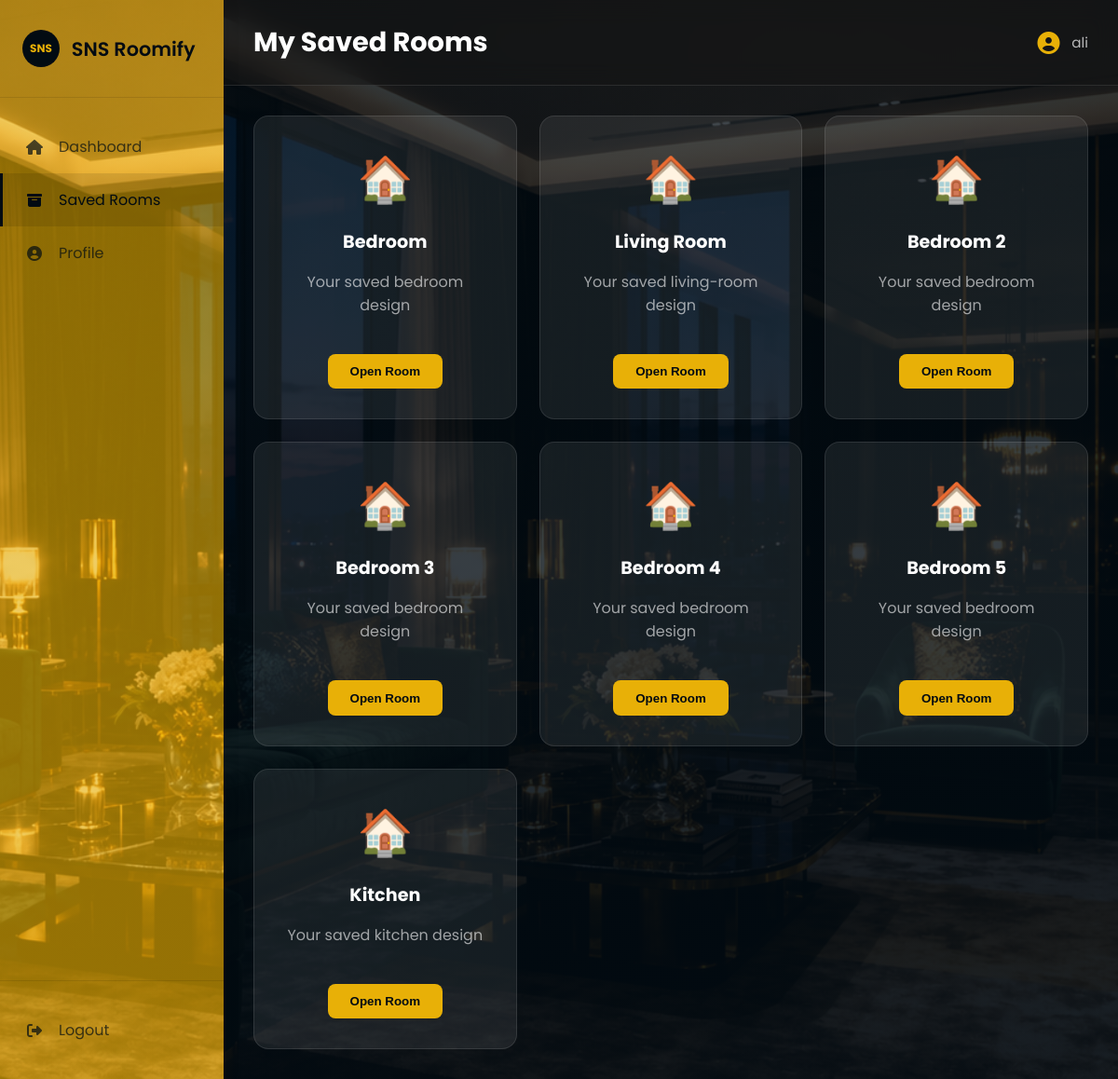
Screenshot of /saved-rooms (signed in) with the database file from the repository.
### app.py (models this page shows)
class Room(db.Model):
    id = db.Column(db.Integer, primary_key=True)
    room_name = db.Column(db.String(100), nullable=False)
    room_title = db.Column(db.String(100), nullable=False)
    room_data = db.Column(db.Text, nullable=True)
    user_id = db.Column(db.Integer, db.ForeignKey("user.id"), nullable=False)

### app.py (the view)
@app.route("/saved-rooms")
def saved_rooms():
    if "user_id" not in session:
        return redirect("/signin")
    rooms = Room.query.filter_by(
        user_id=session["user_id"]
    ).all()
    return render_template(
        "saved_rooms.html",
        rooms=rooms
    )

### templates/saved_rooms.html (shortened to what this page needs)
<!DOCTYPE html>
<html lang="en">
<head>
    <link rel="stylesheet" href="https://cdnjs.cloudflare.com/ajax/libs/font-awesome/6.4.0/css/all.min.css">
    <link rel="stylesheet" href="{{ url_for('static', filename='css/user-dashboard.css') }}">
</head>
<body>
<div class="admin-container">
    <aside class="sidebar">
        <div class="sidebar-header">
            <div class="logo">
                <div class="logo-icon">SNS</div>
                <span>SNS Roomify</span>
            </div>
        </div>
        <nav class="sidebar-nav">
            <a href="/user-dashboard" class="nav-item">
                <i class="fas fa-home"></i>
                <span>Dashboard</span>
            </a>
            <a href="/saved-rooms" class="nav-item active">
                <i class="fas fa-archive"></i>
                <span>Saved Rooms</span>
            </a>
            <a href="/user-dashboard" class="nav-item">
                <i class="fas fa-user-circle"></i>
                <span>Profile</span>
            </a>
        </nav>
        <div class="sidebar-footer">
            <a href="/logout" class="nav-item logout">
                <i class="fas fa-sign-out-alt"></i>
                <span>Logout</span>
            </a>
        </div>
    </aside>
    <main class="main-content">
        <div class="top-bar">
            <h1>My Saved Rooms</h1>
            <div class="user-menu">
                <i class="fas fa-user-circle"></i>
                <span>{{ session.get('username', 'User') }}</span>
            </div>
        </div>
        <div class="page-content">
            {% if rooms %}
            <div class="room-grid">
                {% for room in rooms %}
                <div class="room-card">
                    <span style="font-size: 3rem;">🏠</span>
                    <h3>{{ room.room_title }}</h3>
                    <p style="color: rgba(255, 255, 255, 0.6); margin-bottom: 1.5rem;">Your saved {{ room.room_name }} design</p>
                    <button onclick="window.location.href='/edit-room/{{ room.id }}'">Open Room</button>
                </div>
                {% endfor %}
            </div>
            {% endif %}
        </div>
    </main>
</div>
</body>
</html>

### static/css/user-dashboard.css (style rules this page uses)
* { margin: 0; padding: 0; box-sizing: border-box; }
body { font-family: "Poppins", sans-serif; color: white; background-image: linear-gradient(rgba(2, 11, 18, 0.8), rgba(2, 11, 18, 0.9)), url("/static/images/background-main1.jpg"); background-size: cover; background-position: center; background-attachment: fixed; }
.admin-container { display: flex; height: 100vh; }
.sidebar { width: 240px; background: linear-gradient(rgba(232, 176, 7, 0.6), rgba(232, 176, 7, 0.65)), url("/static/images/background-main1.jpg"); background-size: cover; background-position: center; color: #020b12; display: flex; flex-direction: column; box-shadow: 2px 0 15px rgba(0, 0, 0, 0.1); position: fixed; height: 100vh; overflow-y: auto; z-index: 100; }
.sidebar-header { padding: 2rem 1.5rem; border-bottom: 1px solid rgba(0, 0, 0, 0.1); }
.logo { display: flex; align-items: center; gap: 0.8rem; font-size: 1.3rem; font-weight: 600; }
.logo-icon { width: 2.5rem; height: 2.5rem; border-radius: 50%; background-color: #020b12; color: #e8b007; display: flex; justify-content: center; align-items: center; font-size: 0.75rem; font-weight: bold; }
.sidebar-nav { flex: 1; padding: 1.5rem 0; }
.nav-item { display: flex; align-items: center; gap: 1rem; padding: 1rem 1.5rem; color: rgba(2, 11, 18, 0.7); text-decoration: none; transition: all 0.3s ease; cursor: pointer; border-left: 3px solid transparent; }
.nav-item.active { background: rgba(0, 0, 0, 0.1); color: #020b12; border-left-color: #020b12; }
.nav-item i { width: 20px; text-align: center; }
.sidebar-footer { padding: 1.5rem 0; border-top: 1px solid rgba(0, 0, 0, 0.1); }
.nav-item.logout { margin: 0; color: rgba(2, 11, 18, 0.7); }
.main-content { flex: 1; margin-left: 240px; display: flex; flex-direction: column; background: transparent; overflow-y: auto; }
.top-bar { background: rgba(20, 20, 20, 0.45); padding: 1.5rem 2rem; display: flex; justify-content: space-between; align-items: center; border-bottom: 1px solid rgba(255, 255, 255, 0.1); backdrop-filter: blur(12px); position: sticky; top: 0; z-index: 90; }
.top-bar h1 { font-size: 1.8rem; color: white; }
.user-menu { display: flex; align-items: center; gap: 0.8rem; color: rgba(255, 255, 255, 0.7); font-size: 0.95rem; }
.user-menu i { font-size: 1.5rem; color: #e8b007; }
.page-content { padding: 2rem; flex: 1; }
.room-grid { display: grid; grid-template-columns: repeat(3, 1fr); gap: 1.5rem; }
.room-card { background: rgba(255, 255, 255, 0.08); border: 1px solid rgba(255, 255, 255, 0.1); border-radius: 1rem; padding: 2rem; text-align: center; transition: all 0.3s ease; display: flex; flex-direction: column; align-items: center; gap: 1rem; }
.room-card h3 { font-size: 1.2rem; color: white; }
.room-card button { background: #e8b007; color: #020b12; border: none; padding: 0.7rem 1.5rem; border-radius: 0.5rem; font-weight: 600; cursor: pointer; transition: all 0.2s; }

### rows the page displays
Room: room_title "Bedroom", room_name "bedroom"
Room: room_title "Living Room", room_name "living-room"
Room: room_title "Bedroom 2", room_name "bedroom"
Room: room_title "Bedroom 3", room_name "bedroom"
Room: room_title "Bedroom 4", room_name "bedroom"
Room: room_title "Bedroom 5", room_name "bedroom"
Room: room_title "Kitchen", room_name "kitchen"

### other values shown
{{ session.get('username', 'User') }} "ali"
